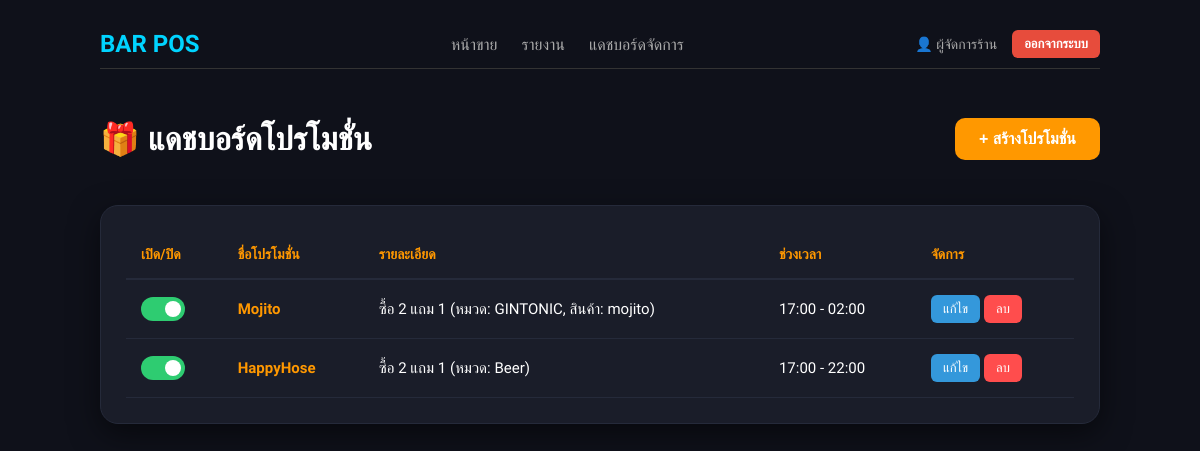
/promotions.php (signed in), run on the app's committed database.
### tables this page shows
CREATE TABLE `promotions` (
  `id` int(11) NOT NULL,
  `name` varchar(255) NOT NULL,
  `promo_type` varchar(50) NOT NULL,
  `target_category` varchar(100) DEFAULT NULL,
  `target_item` text DEFAULT NULL,
  `condition_qty` int(11) DEFAULT 0,
  `reward_qty` int(11) DEFAULT 0,
  `discount_percent` decimal(5,2) DEFAULT 0.00,
  `start_time` time DEFAULT NULL,
  `end_time` time DEFAULT NULL,
  `is_active` tinyint(1) DEFAULT 1
);

### promotions.php (the view, shortened to what this page needs)
<?php
require 'config.php';
?>
<!DOCTYPE html>
<html lang="th">
<head>
</head>
<body>
    <div class="container">
        <div class="nav-bar">
            <h2 style="margin:0; color:#00d4ff;">BAR POS</h2>
            <div class="nav-links">
                <a href="index.php">หน้าขาย</a>
                <a href="sales_report.php">รายงาน</a>
                <a href="dashboard.php">แดชบอร์ดจัดการ</a>
            </div>
            <div style="display: flex; align-items: center; gap: 15px; color: #aaa; font-size: 14px;">
                <span>👤 <?php echo htmlspecialchars($_SESSION['name']); ?></span>
                <a href="logout.php" style="background: #e74c3c; color: white; padding: 6px 12px; border-radius: 6px; text-decoration: none; font-weight: bold; font-size: 13px; transition: 0.2s;">ออกจากระบบ</a>
            </div>
        </div>
        <div class="page-header">
            <h1>🎁 แดชบอร์ดโปรโมชั่น</h1>
            <button class="btn-add-main" onclick="openAddModal()">+ สร้างโปรโมชั่น</button>
        </div>
        <div class="card" id="promo-table-container">
            <table>
                <thead>
                    <tr>
                        <th>เปิด/ปิด</th>
                        <th>ชื่อโปรโมชั่น</th>
                        <th>รายละเอียด</th>
                        <th>ช่วงเวลา</th>
                        <th>จัดการ</th>
                    </tr>
                </thead>
                <tbody>
                    <?php
                    $sql = "SELECT * FROM promotions ORDER BY id DESC";
                    $result = $conn->query($sql);
                    if($result && $result->num_rows > 0) {
                        while($row = $result->fetch_assoc()) {
                            $checked = $row['is_active'] ? 'checked' : '';
                            $details = "";
                            $item_text = "";
                            if (!empty($row['target_item'])) {
                                $decoded = json_decode($row['target_item'], true);
                                if (is_array($decoded)) {
                                    $item_text = ", สินค้า: " . implode(', ', $decoded);
                                } else {
                                    $item_text = ", สินค้า: " . $row['target_item'];
                                }
                            }
                            if($row['promo_type'] == 'discount_percent') {
                                $details = "ลด {$row['discount_percent']}% (หมวด: {$row['target_category']}{$item_text})";
                            } else {
                                $details = "ซื้อ {$row['condition_qty']} แถม {$row['reward_qty']} (หมวด: {$row['target_category']}{$item_text})";
                            }
                            $timeStr = ($row['start_time'] && $row['end_time'])
                                ? date('H:i', strtotime($row['start_time'])) . " - " . date('H:i', strtotime($row['end_time']))
                                : "ตลอดเวลา";
                            $safeRow = htmlspecialchars(json_encode($row), ENT_QUOTES, 'UTF-8');
                            echo "<tr>";
                            echo "<td>
                                    <label class='switch'>
                                        <input type='checkbox' $checked onchange='toggleActive({$row['id']}, this.checked)'>
                                        <span class='slider'></span>
                                    </label>
                                  </td>";
                            echo "<td><strong style='color:#ff9800;'>{$row['name']}</strong></td>";
                            echo "<td>$details</td>";
                            echo "<td>$timeStr</td>";
                            echo "<td>
                                    <button class='btn-edit' onclick='openEditModal($safeRow)'>แก้ไข</button>
                                    <button class='btn-delete' onclick='deletePromotion({$row['id']})'>ลบ</button>
                                  </td>";
                            echo "</tr>";
                        }
                    } else {
                        echo "<tr><td colspan='5' style='text-align:center;'>ยังไม่มีโปรโมชั่นในระบบ</td></tr>";
                    }
                    ?>
                </tbody>
            </table>
        </div>
    </div>
</body>
</html>

### promotions.php (style rules this page uses)
:root { --primary: #ff9800; --success: #2ecc71; --danger: #ff4d4d; --bg: #0f111a; --card: #1a1d29; }
body { font-family: 'Sarabun', sans-serif; background: var(--bg); color: white; padding: 20px; margin: 0; }
.container { max-width: 1000px; margin: auto; }
.nav-bar { display: flex; justify-content: space-between; align-items: center; margin-bottom: 30px; padding: 10px 0; border-bottom: 1px solid #333; }
.nav-links a { color: #aaa; text-decoration: none; margin-left: 20px; transition: 0.3s; }
.page-header { display: flex; justify-content: space-between; align-items: center; margin-bottom: 25px; }
.btn-add-main { background: var(--primary); color: white; border: none; padding: 12px 24px; border-radius: 10px; font-weight: bold; cursor: pointer; transition: 0.3s; font-size: 16px; }
.card { background: var(--card); padding: 25px; border-radius: 18px; box-shadow: 0 10px 30px rgba(0,0,0,0.5); border: 1px solid #252a3a; }
table { width: 100%; border-collapse: collapse; }
th { color: var(--primary); text-align: left; padding: 15px; font-size: 14px; border-bottom: 2px solid #252a3a; }
td { padding: 15px; border-bottom: 1px solid #252a3a; font-size: 15px; }
.switch { position: relative; display: inline-block; width: 44px; height: 24px; }
.slider { position: absolute; cursor: pointer; top: 0; left: 0; right: 0; bottom: 0; background-color: #555; transition: .4s; border-radius: 24px; }
.slider:before { position: absolute; content: ""; height: 16px; width: 16px; left: 4px; bottom: 4px; background-color: white; transition: .4s; border-radius: 50%; }
input:checked + .slider { background-color: var(--success); }
input:checked + .slider:before { transform: translateX(20px); }
.btn-edit { background: #3498db; color: white; border: none; padding: 6px 12px; border-radius: 6px; cursor: pointer; font-size: 13px; }
.btn-delete { background: var(--danger); color: white; border: none; padding: 6px 12px; border-radius: 6px; cursor: pointer; font-size: 13px; }

### data on the page
promotions: name "Mojito", details "ซื้อ 2 แถม 1 (หมวด: GINTONIC, สินค้า: mojito)", timeStr "17:00 - 02:00"
promotions: name "HappyHose", details "ซื้อ 2 แถม 1 (หมวด: Beer)", timeStr "17:00 - 22:00"

### other printed values
$_SESSION['name'] "ผู้จัดการร้าน"
